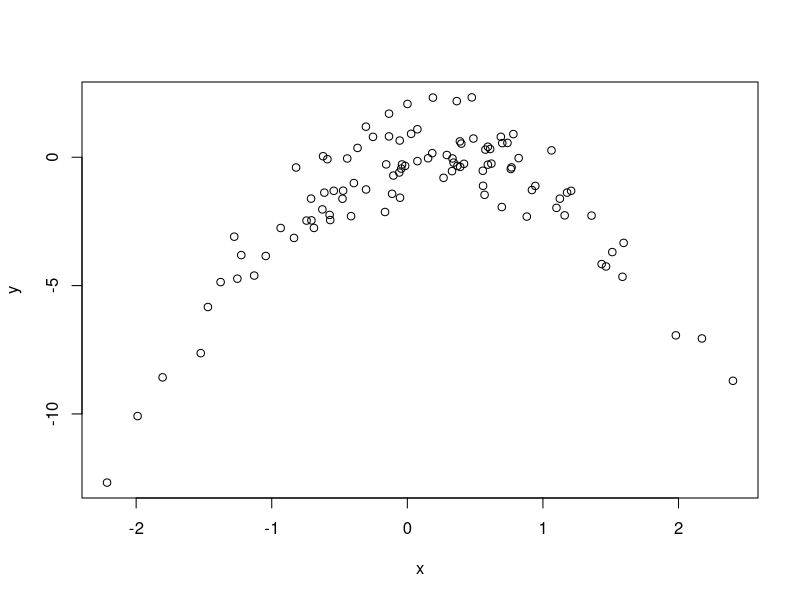
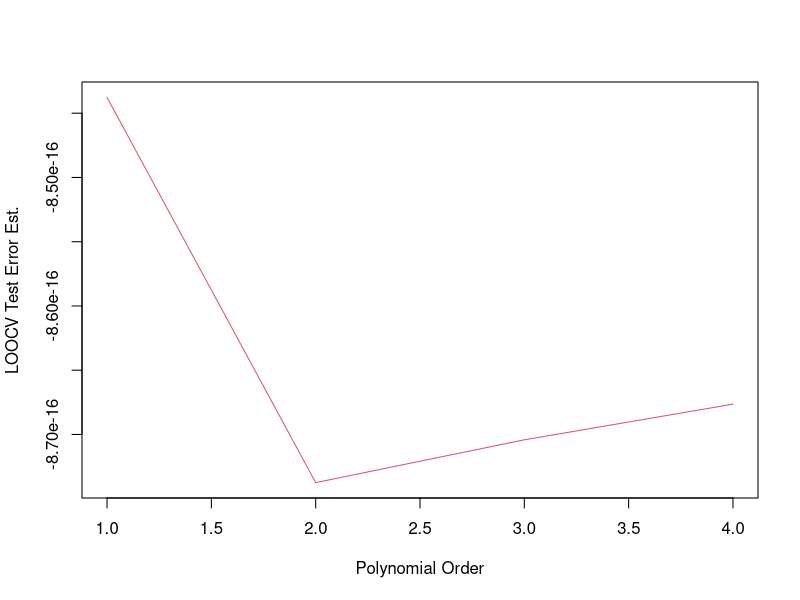
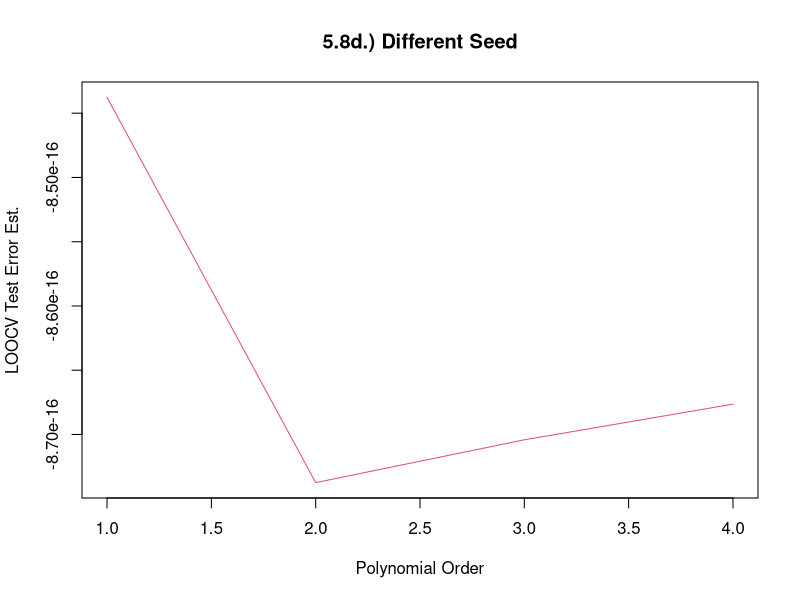

Write R code to recreate these figures, in order.

## a.) 
model.length = 100
set.seed(1)
x = rnorm(model.length)
y=x-2*x^2+rnorm(model.length)

## b.) 
plot(x,y)

## c.)
theData = data.frame(x,y)
model.length = 100
N_order = 4
NaNs = rep(NaN, N_order * model.length)
err = array(NaNs, c(N_order, model.length))
set.seed(1)
for(order in 1:N_order){
  for(i in 1:model.length){
    glm.LOOCV = glm(y~poly(x,order), data=theData[-i])
    glm.pred = predict(glm.LOOCV, theData)
    err[order, i] = glm.pred[i] - y[i]
  }
}

LOOCV_test_error_estimates = rep(NaN, N_order)
LOOCV_test_error_estimates = array(LOOCV_test_error_estimates, c(1,4))
for(order in 1:N_order){
  LOOCV_test_error_estimates[1, order] = sum(err[order,]) / model.length
}

LOOCV_test_error_estimates
plot(c(1:4), LOOCV_test_error_estimates, xlab="Polynomial Order", ylab="LOOCV Test Error Est.", type = "l", col=2)

## d.)
theData = data.frame(x,y)
model.length = 100
N_order = 4
NaNs = rep(NaN, N_order * model.length)
err = array(NaNs, c(N_order, model.length))


set.seed(7)


for(order in 1:N_order){
  for(i in 1:model.length){
    glm.LOOCV = glm(y~poly(x,order), data=theData[-i])
    glm.pred = predict(glm.LOOCV, theData)
    err[order, i] = glm.pred[i] - y[i]
  }
}

LOOCV_test_error_estimates = rep(NaN, N_order)
LOOCV_test_error_estimates = array(LOOCV_test_error_estimates, c(1,4))
for(order in 1:N_order){
  LOOCV_test_error_estimates[1, order] = sum(err[order,]) / model.length
}

LOOCV_test_error_estimates
plot(c(1:4), LOOCV_test_error_estimates, xlab="Polynomial Order", ylab="LOOCV Test Error Est.", type = "l", col=2)
title("5.8d.) Different Seed")


